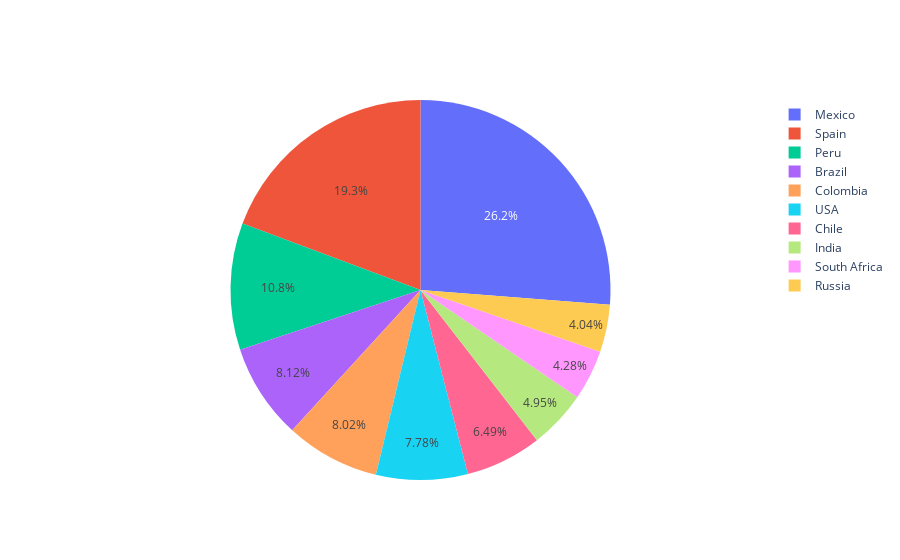

Here is the notebook cell this chart was saved with:
### Markdown cell above
### Deaths per TotalCases Percentage of top 10 countries with most covid cases

### Code cell
fig = go.Figure([go.Pie(labels=covid_data.head(10)['Country/Region'], values=covid_data.head(10)['Death_percentage'])])
fig.show()

### Figure 1 — Plotly figure (JSON) as saved in the notebook; plotly's stock layout.template omitted (floating-point values rounded to 4 significant figures)
{"data": [{"labels": ["USA", "Brazil", "India", "Russia", "South Africa", "Mexico", "Peru", "Chile", "Colombia", "Spain"], "type": "pie", "values": [3.24, 3.38, 2.06, 1.68, 1.78, 10.92, 4.48, 2.7, 3.34, 8.04]}], "layout": {}}
